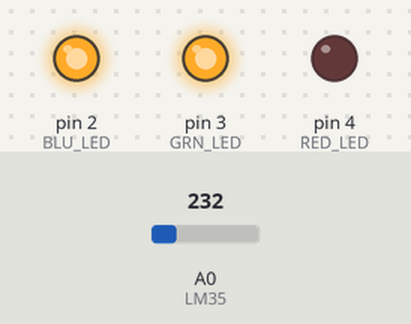
Bench run of a sketch on a simulated Arduino Uno, built with avr-gcc and run on an emulated ATmega328P. Shown: output pins drawn as LEDs (lit = HIGH). The test bench sets the inputs (shaded band); at power-on: A0 (LM35) = 232.

Above: at 1.3 s.
1.4 s: A0 (LM35) set to 210
At 2.4 s:
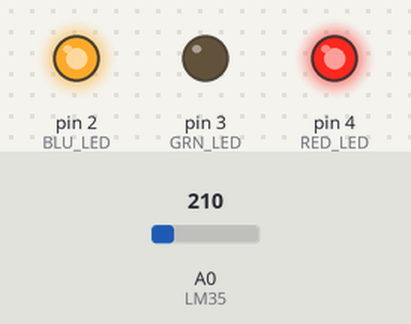
3.0 s: A0 (LM35) set to 188
At 3.5 s:
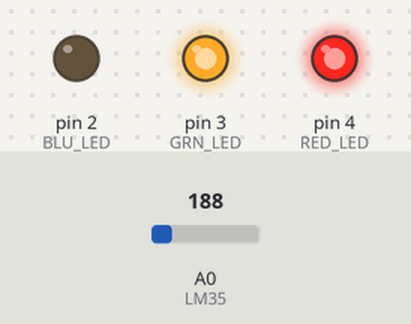
4.5 s: A0 (LM35) set to 201
At 5.7 s:
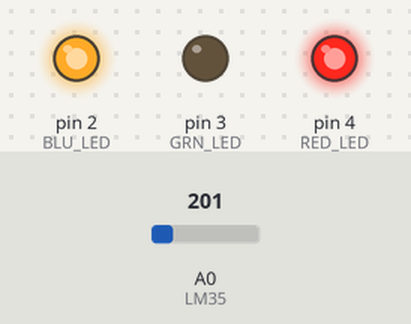
6.0 s: A0 (LM35) set to 174
At 7.0 s:
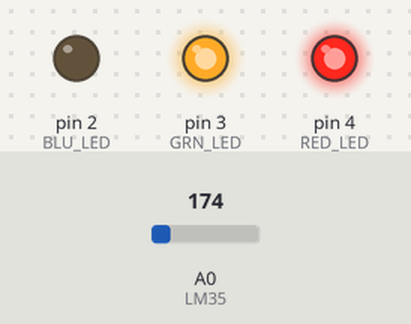
Timing chart, 0 to 8.5 s (numbered marks = the images above; inputs shaded):
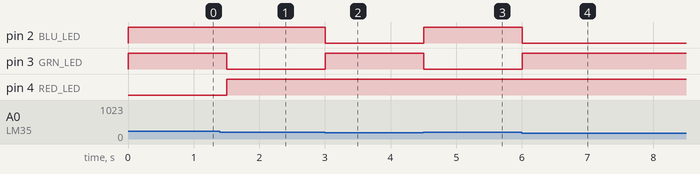

Measured:
- the behaviour switches between 224 and 223 on A0 (LM35) (found by bisection; images 0 and 1)
- the behaviour switches between 196 and 195 on A0 (LM35) (found by bisection; images 1 and 2)
- after the input at 1.4 s, pin 3 (GRN_LED): HIGH → LOW after 0.10 s; pin 4 (RED_LED): LOW → HIGH after 0.10 s
- after the input at 3.0 s, pin 2 (BLU_LED): HIGH → LOW at once; pin 3 (GRN_LED): LOW → HIGH at once
- after the input at 4.5 s, pin 2 (BLU_LED): LOW → HIGH at once; pin 3 (GRN_LED): HIGH → LOW at once
- after the input at 6.0 s, pin 2 (BLU_LED): HIGH → LOW at once; pin 3 (GRN_LED): LOW → HIGH at once

The sketch:

Thermostat.ino
```cpp
/* FILE:    Thermostat
   DATE:    19/09/16
   VERSION: 0.1
   AUTHOR:  Andrew Davies

19/09/16 version 0.1: Original version

THIS SOFTWARE IS PROVIDED "AS IS". HOBBY COMPONENTS MAKES NO WARRANTIES, WHETHER
EXPRESS, IMPLIED OR STATUTORY, INCLUDING, BUT NOT LIMITED TO, IMPLIED WARRANTIES OF
MERCHANTABILITY AND FITNESS FOR A PARTICULAR PURPOSE, ACCURACY OR LACK OF NEGLIGENCE.
HOBBY COMPONENTS SHALL NOT, IN ANY CIRCUMSTANCES, BE LIABLE FOR ANY DAMAGES,
INCLUDING, BUT NOT LIMITED TO, SPECIAL, INCIDENTAL OR CONSEQUENTIAL DAMAGES FOR ANY
REASON WHATSOEVER.
*/

#define TOO_COLD 21 //Minimum temperature in Centigrade
#define TOO_HOT 24  //Maximum temperature in Centigrade

/* Pins for temperature sensor and LED's */
#define LM35 A0
#define BLU_LED 2
#define GRN_LED 3
#define RED_LED 4

void setup()
{
  /* Set the analogue reference used by the ADC inputs to the internal 1.1V reference */
  analogReference(INTERNAL);

  /* Set the digital pins controlling the LED's to outputs */
  pinMode(BLU_LED, OUTPUT);
  pinMode(GRN_LED, OUTPUT);
  pinMode(RED_LED, OUTPUT);
}

void loop()
{
  /* Read the current temperature from the temperature sensor */
  float Temperature = analogRead(LM35) / 9.31;

  if(Temperature < TOO_COLD) //If too cold then turn the blue led on
  {
    digitalWrite(BLU_LED, LOW);
    digitalWrite(GRN_LED, HIGH);
    digitalWrite(RED_LED, HIGH);
  }else
  if(Temperature <= TOO_HOT) //If just right then turn the green led on
  {
    digitalWrite(BLU_LED, HIGH);
    digitalWrite(GRN_LED, LOW);
    digitalWrite(RED_LED, HIGH);
  }else
  if(Temperature > TOO_HOT) //If too hot then turn the red led on
  {
    digitalWrite(BLU_LED, HIGH);
    digitalWrite(GRN_LED, HIGH);
    digitalWrite(RED_LED, LOW);
  }

  delay(500);
}
```
